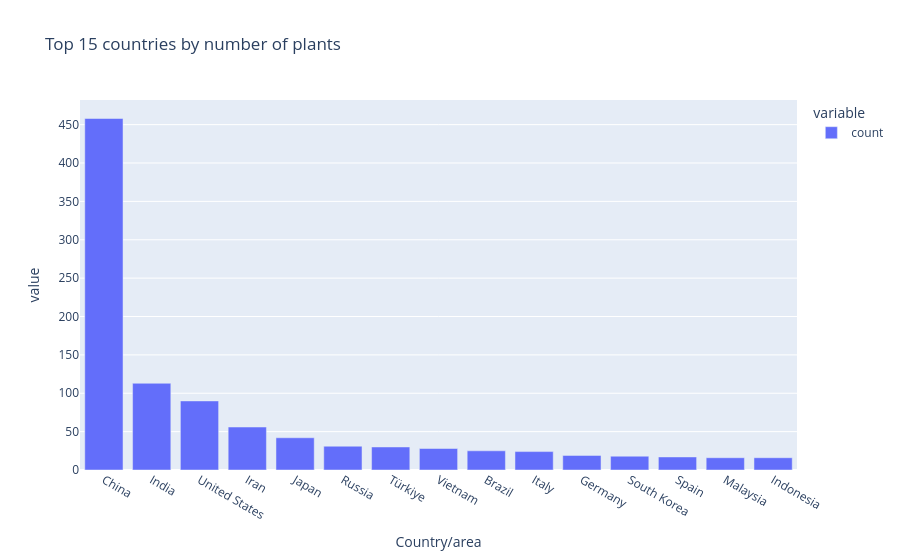

Notebook code for this chart:
### Code cell
country_counts = df["Country/area"].value_counts()
print(country_counts.head(10))
px.bar(country_counts.head(15), title="Top 15 countries by number of plants")

### Figure 1 — Plotly figure (JSON) as saved in the notebook; plotly's stock layout.template omitted (floating-point values rounded to 4 significant figures)
{"data": [{"hovertemplate": "variable=count<br>Country/area=%{x}<br>value=%{y}<extra></extra>", "legendgroup": "count", "marker": {"color": "#636efa", "pattern": {"shape": ""}}, "name": "count", "orientation": "v", "showlegend": true, "textposition": "auto", "type": "bar", "x": ["China", "India", "United States", "Iran", "Japan", "Russia", "Türkiye", "Vietnam", "Brazil", "Italy", "Germany", "South Korea", "Spain", "Malaysia", "Indonesia"], "xaxis": "x", "y": [458, 113, 90, 56, 42, 31, 30, 28, 25, 24, 19, 18, 17, 16, 16], "yaxis": "y"}], "layout": {"barmode": "relative", "legend": {"title": {"text": "variable"}, "tracegroupgap": 0}, "title": {"text": "Top 15 countries by number of plants"}, "xaxis": {"anchor": "y", "domain": [0, 1], "title": {"text": "Country/area"}}, "yaxis": {"anchor": "x", "domain": [0, 1], "title": {"text": "value"}}}}
